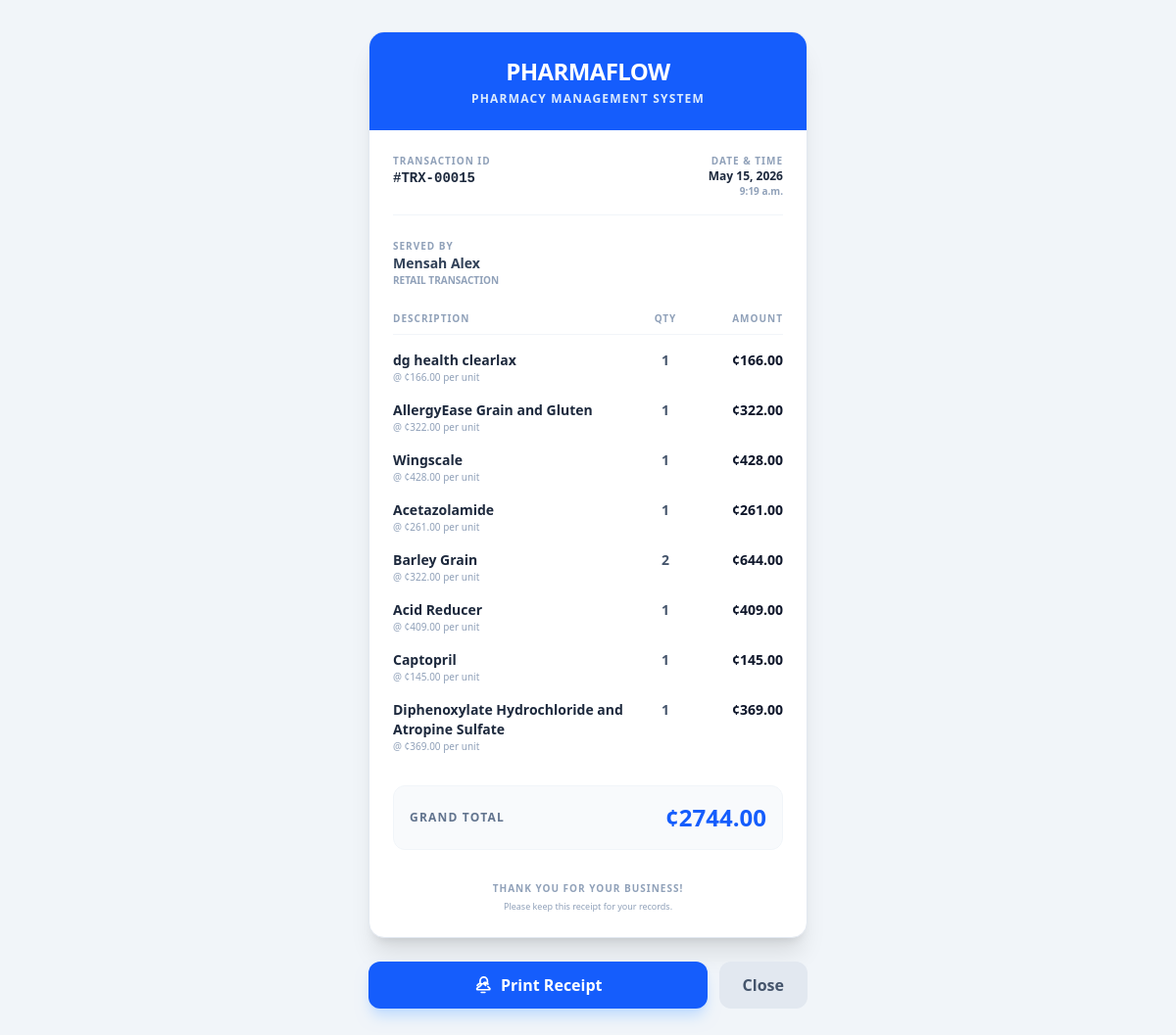
Screenshot of /sales/receipt/15/ (signed in) with the database file from the repository.
### sales/models.py (models this page shows, shortened)
class Sale(models.Model):
    class SaleType(models.TextChoices):
        WHOLESALE = 'WHOLESALE', 'Wholesale'
        RETAIL = 'RETAIL', 'Retail'
    seller = models.ForeignKey(User, on_delete=models.PROTECT, related_name='sales')
    type = models.CharField(max_length=50, choices=SaleType.choices)
    total_cost = models.DecimalField(max_digits=10, decimal_places=2, editable=False, null=True)
    created_at = models.DateTimeField(auto_now_add=True)

class SaleItem(models.Model):
    sale = models.ForeignKey(Sale, on_delete=models.PROTECT)
    drug = models.ForeignKey(Drug, on_delete=models.PROTECT)
    quantity = models.PositiveIntegerField()
    total_cost = models.DecimalField(max_digits=12, decimal_places=2)
    @property
    def unit_price(self):
        if self.quantity > 0:
            return self.total_cost / self.quantity
        return 0

### accounts/models.py (models this page shows, shortened)
class User(AbstractUser):
    class UserRoles(models.TextChoices):
        ADMIN = 'ADMIN', 'Admin'
        MANAGER = 'MANAGER', 'Manager'
        WHOLESALER = 'WHOLESALER', 'Wholesaler'
        RETAILER = 'RETAILER', 'Retailer'
    full_name = models.CharField(max_length=100)
    role = models.CharField(
        max_length=50,
        choices=UserRoles.choices,
        null=False,
        blank=False
    )
    phone_number = models.CharField(max_length=15, blank=True, default='')

### inventory/models.py (models this page shows, shortened)
class Drug(models.Model):
    name = models.CharField(max_length=1000)
    description = models.TextField(null=True, blank=True)
    wholesale_price = models.DecimalField(decimal_places=2, max_digits=10)
    retail_price = models.DecimalField(decimal_places=2, max_digits=10)
    inventory = models.PositiveBigIntegerField(default=0)
    cost_price = models.DecimalField(max_digits=10, decimal_places=2, default=0.00)

### sales/views.py (the view)
# urls.py: path('receipt/<int:sale_id>/', views.generate_receipt, name='generate_receipt'),
@login_required
def generate_receipt(request, sale_id):
    sale = get_object_or_404(Sale, id=sale_id)
    return render(request, 'sales/receipt.html', {'sale': sale})

### sales/templates/sales/receipt.html (shortened to what this page needs)
{% load static %}
<!DOCTYPE html>
<html lang="en">
<head>
     <link rel="stylesheet" href="{% static 'css/output.css' %}">
</head>
<body class="bg-slate-100 font-sans p-4 md:p-8">
    <div class="max-w-md mx-auto bg-white shadow-xl rounded-2xl overflow-hidden receipt-container border border-slate-200">
        <div class="bg-blue-600 p-6 text-white text-center">
            <h1 class="text-2xl font-black tracking-tight">PHARMAFLOW</h1>
            <p class="text-blue-100 text-xs font-bold uppercase tracking-widest mt-1">Pharmacy Management System</p>
        </div>
        <div class="p-6">
            <div class="flex justify-between items-start mb-6 border-b border-slate-100 pb-4">
                <div class="flex flex-col">
                    <span class="text-[10px] font-black text-slate-400 uppercase tracking-widest">Transaction ID</span>
                    <span class="font-mono text-sm font-bold text-slate-800">#TRX-{{ sale.id|stringformat:"05d" }}</span>
                </div>
                <div class="flex flex-col text-right">
                    <span class="text-[10px] font-black text-slate-400 uppercase tracking-widest">Date & Time</span>
                    <span class="text-xs font-bold text-slate-800">{{ sale.created_at|date:"M d, Y" }}</span>
                    <span class="text-[10px] font-bold text-slate-400">{{ sale.created_at|date:"P" }}</span>
                </div>
            </div>
            <div class="mb-6 flex flex-col">
                <span class="text-[10px] font-black text-slate-400 uppercase tracking-widest">Served By</span>
                <span class="text-sm font-bold text-slate-700">{{ sale.seller.full_name }}</span>
                <span class="text-[10px] font-bold text-slate-400 uppercase">{{ sale.type }} Transaction</span>
            </div>
            <div class="space-y-4 mb-8">
                <div class="flex justify-between text-[10px] font-black text-slate-400 uppercase tracking-widest border-b border-slate-100 pb-2">
                    <span>Description</span>
                    <div class="flex gap-8">
                        <span class="w-12 text-center">Qty</span>
                        <span class="w-16 text-right">Amount</span>
                    </div>
                </div>
                {% for item in sale.saleitem_set.all %}
                <div class="flex justify-between items-start group">
                    <div class="flex flex-col flex-1">
                        <span class="text-sm font-bold text-slate-800">{{ item.drug.name }}</span>
                        <span class="text-[10px] text-slate-400">@ ¢{{ item.unit_price|floatformat:2 }} per unit</span>
                    </div>
                    <div class="flex gap-8 items-center">
                        <span class="text-sm font-bold text-slate-600 w-12 text-center">{{ item.quantity }}</span>
                        <span class="text-sm font-black text-slate-900 w-16 text-right">¢{{ item.total_cost }}</span>
                    </div>
                </div>
                {% endfor %}
            </div>
            <div class="bg-slate-50 rounded-xl p-4 border border-slate-100">
                <div class="flex justify-between items-center">
                    <span class="text-xs font-bold text-slate-500 uppercase tracking-widest">Grand Total</span>
                    <span class="text-2xl font-black text-blue-600">¢{{ sale.total_cost }}</span>
                </div>
            </div>
            <div class="mt-8 text-center">
                <p class="text-[10px] text-slate-400 font-bold uppercase tracking-widest">Thank you for your business!</p>
                <p class="text-[9px] text-slate-400 mt-1">Please keep this receipt for your records.</p>
            </div>
        </div>
    </div>
    <div class="max-w-md mx-auto mt-6 flex gap-3 no-print">
        <button onclick="window.print()" class="flex-1 bg-blue-600 hover:bg-blue-700 text-white font-bold py-3 rounded-xl shadow-lg shadow-blue-200 transition-all flex items-center justify-center gap-2">
            Print Receipt
        </button>
        <button onclick="window.close()" class="bg-slate-200 hover:bg-slate-300 text-slate-600 font-bold px-6 py-3 rounded-xl transition-all">
            Close
        </button>
    </div>
</body>
</html>

### rows the page displays
Sale: id "00015", created_at "May 15, 2026", created_at "9:19 a.m.", seller.full_name "Mensah Alex", type "RETAIL", total_cost "2744.00"
SaleItem: drug.name "dg health clearlax", unit_price "166.00", quantity "1", total_cost "166.00"
SaleItem: drug.name "AllergyEase Grain and Gluten", unit_price "322.00", quantity "1", total_cost "322.00"
SaleItem: drug.name "Wingscale", unit_price "428.00", quantity "1", total_cost "428.00"
SaleItem: drug.name "Acetazolamide", unit_price "261.00", quantity "1", total_cost "261.00"
SaleItem: drug.name "Barley Grain", unit_price "322.00", quantity "2", total_cost "644.00"
SaleItem: drug.name "Acid Reducer", unit_price "409.00", quantity "1", total_cost "409.00"
SaleItem: drug.name "Captopril", unit_price "145.00", quantity "1", total_cost "145.00"
SaleItem: drug.name "Diphenoxylate Hydrochloride and Atropine Sulfate", unit_price "369.00", quantity "1", total_cost "369.00"
